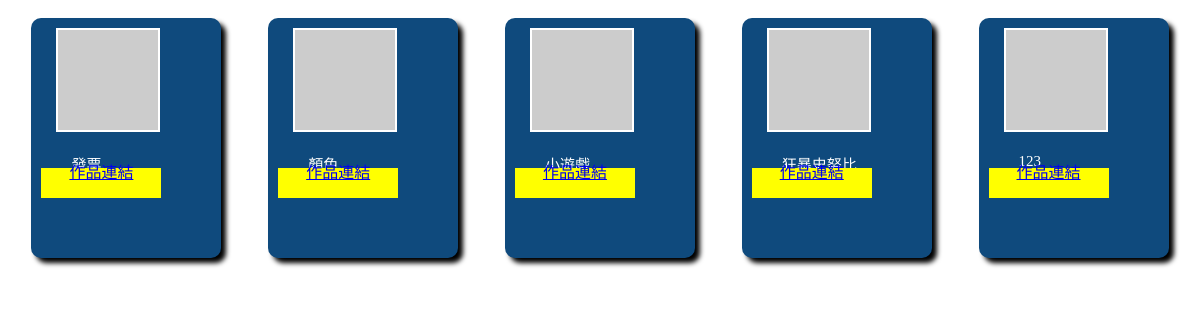
Page /front/work.php on the committed database.
### tables this page shows
CREATE TABLE `work` (
  `id` int(10) UNSIGNED NOT NULL,
  `sh` int(11) NOT NULL,
  `name` text NOT NULL,
  `link` text NOT NULL,
  `pic` text NOT NULL
);

### front/work.php (the view, shortened to what this page needs)
<!DOCTYPE html>
<html lang="en">
<head>
    <?php
    include_once "./base.php";
    ?>
</head>
<body>
<?php
$sql = "select * from work ";
$rows = $pdo->query($sql)->fetchAll();
?>
<div class="contant">
<?php
foreach($rows as $row){
?>
    <div class="card">
        <img class="card2" src="https://picsum.photos/50/50/?random=<?=$row['id']?>">
        <p > <?=$row['name']?> </p>
        <div class="btn"><a href="<?=$row['link']?>">作品連結</a></div>
    </div>
<?php }?>
</div>
</body>
</html>

### front/work.php (style rules this page uses)
.card { width: 150px; height: 200px; background: #0F4A7D ; border-radius: 10px; display: flex; position: relative; margin: 10px auto; padding: 20px; box-shadow: black 5px 5px 5px; text-align: center; }
img { border: white solid 2px; }
.card2 { width: 100px; height: 100px; position: absolute; top:10px; left:25px }
p { color:white; font-size:15px; position: absolute; top: 120px; left: 40px; }
.btn { position: absolute; top: 150px; left: 10px; height: 30px; width: 120px; background: yellow; line-height: 10px; }
.contant { display: flex; flex-wrap:wrap }

### rows in the picture
work: name "發票"
work: name "顏色"
work: name "小遊戲"
work: name "狂暴史努比"
work: name "123"
